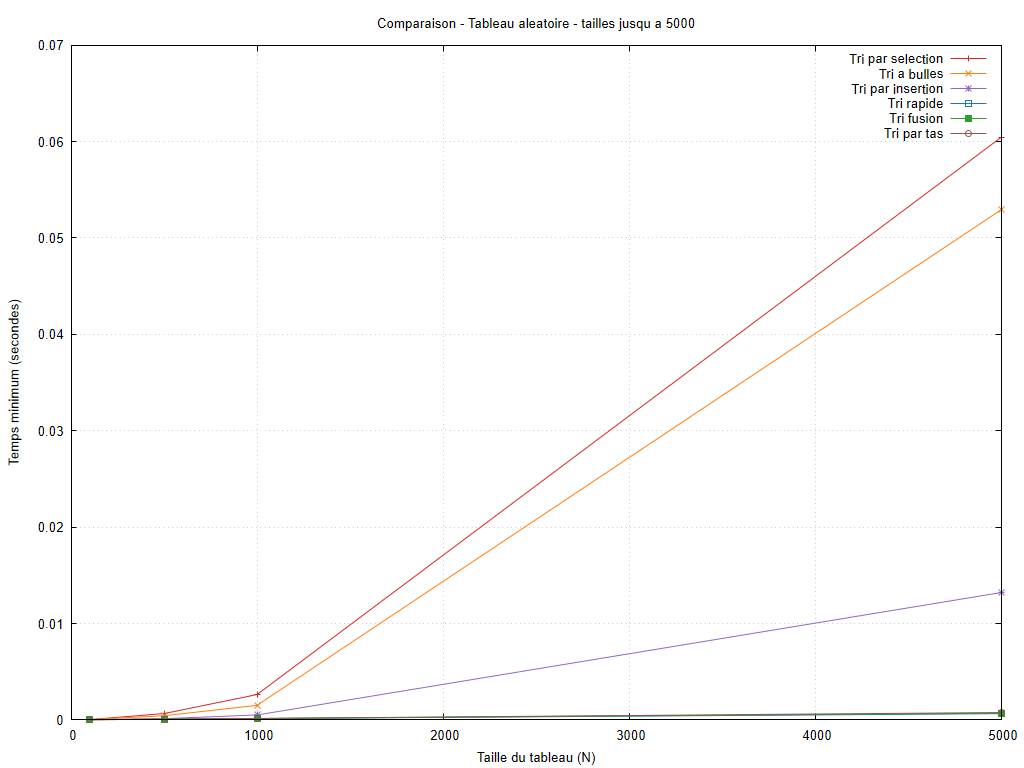

The script that saved this image:
set encoding utf8
set terminal pngcairo size 1024,768 font 'Arial,10'
set output 'graphiques/20261006_211417/configurations/aleatoire_petites_tailles.png'
set datafile missing 'non_mesure'
set datafile separator ';'
set title 'Comparaison - Tableau aleatoire - tailles jusqu a 5000'
set xlabel 'Taille du tableau (N)'
set ylabel 'Temps minimum (secondes)'
set grid
set yrange [0:*]
set xrange [0:5000]
plot 'resultats/20261006_211417/aleatoire.csv' every ::1 using 1:2 title 'Tri par selection' with linespoints lc rgb '#d62728', 'resultats/20261006_211417/aleatoire.csv' every ::1 using 1:4 title 'Tri a bulles' with linespoints lc rgb '#ff7f0e', 'resultats/20261006_211417/aleatoire.csv' every ::1 using 1:6 title 'Tri par insertion' with linespoints lc rgb '#9467bd', 'resultats/20261006_211417/aleatoire.csv' every ::1 using 1:8 title 'Tri rapide' with linespoints lc rgb '#1f77b4', 'resultats/20261006_211417/aleatoire.csv' every ::1 using 1:10 title 'Tri fusion' with linespoints lc rgb '#2ca02c', 'resultats/20261006_211417/aleatoire.csv' every ::1 using 1:12 title 'Tri par tas' with linespoints lc rgb '#8c564b'
unset output
